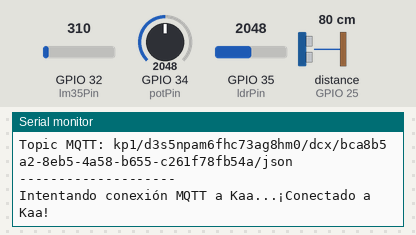
A sketch run on a simulated ESP32. On the bench: the last lines printed to the serial monitor. The inputs (shaded band) are chosen by the test bench; at power-on: distance to the obstacle (sensor on GPIO 25) 80 cm, GPIO 32 (lm35Pin) = 310, GPIO 34 (potPin) = 2048, GPIO 35 (ldrPin) = 2048. The echo pulse lasts 58.3 µs per cm; WiFi joins after 1.5 s; servers stay silent unless stated; no MQTT or app messages arrive unless stated.

Above: at 2.7 s.
2.8 s: distance to the obstacle (sensor on GPIO 25) set to 2 cm
At 6.3 s:
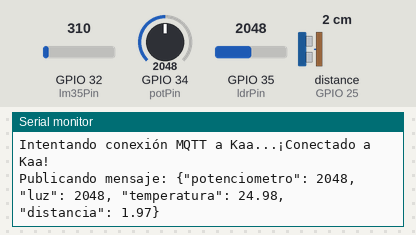
11.5 s: GPIO 32 (lm35Pin) set to 372
At 16.4 s:
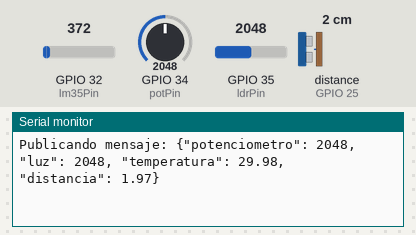
18.4 s: GPIO 34 (potPin) set to 2866
At 21.4 s:
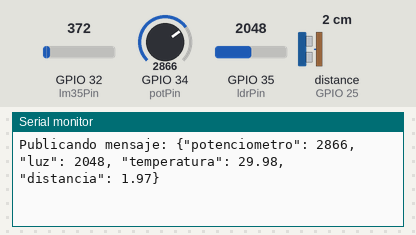
25.3 s: GPIO 35 (ldrPin) set to 2866
At 31.5 s:
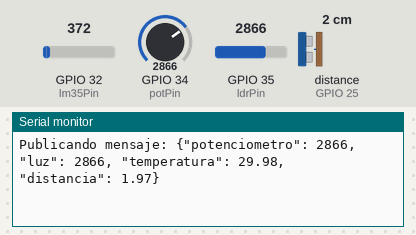
32.2 s: distance to the obstacle (sensor on GPIO 25) set to 4 cm
At 35.4 s:
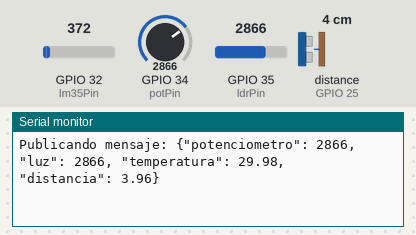
39.1 s: GPIO 32 (lm35Pin) set to 434
At 40.4 s:
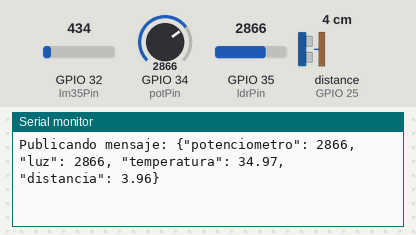
Timing chart, 0 to 42.1 s (numbered marks = the images above; inputs shaded):
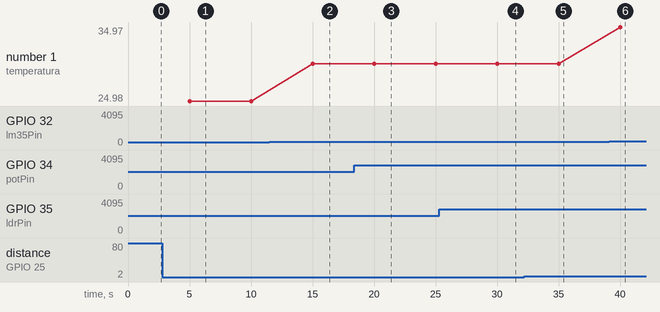

The sketch:

KAA.ino
```cpp
#include <WiFi.h>
#include <WiFiClientSecure.h> // MUY IMPORTANTE
#include <PubSubClient.h>

// --- MODIFICA ESTO CON TUS DATOS ---
const char* ssid = "SSID";
const char* password = "PASS";

// El nombre corto de tu aplicación (según tu foto: "esp_32")
const char* app_version = "d3s5npam6fhc73ag8hm0";

// El Token LARGO que te dio Kaa al crear el "Device"
const char* endpoint_token = "bca8b5a2-8eb5-4a58-b655-c261f78fb54a";
// -------------------------------------

// --- Datos de Kaa ---
const char* mqtt_server = "mqtt.kaaiot.com";
const int mqtt_port = 8883; // Puerto SSL

// --- Pines de Sensores ---
const int potPin = 34;
const int ldrPin = 35;
const int lm35Pin = 32;
const int trigPin = 26;
const int echoPin = 25;

// --- Variables Globales ---
char mqtt_topic[200];
WiFiClientSecure espClient;
PubSubClient client(espClient);
unsigned long lastMsg = 0;

void setup() {
  Serial.begin(115200);
  pinMode(trigPin, OUTPUT);
  pinMode(echoPin, INPUT);

  setup_wifi();

  // Construir el "topic" MQTT específico de Kaa
  snprintf(mqtt_topic, 200, "kp1/%s/dcx/%s/json", app_version, endpoint_token);

  Serial.println("--------------------");
  Serial.print("Topic MQTT: ");
  Serial.println(mqtt_topic);
  Serial.println("--------------------");

  client.setServer(mqtt_server, mqtt_port);

  // Necesario para SSL en el ESP32
  espClient.setInsecure();
}

void setup_wifi() {
  delay(10);
  Serial.print("Conectando a ");
  Serial.println(ssid);
  WiFi.begin(ssid, password);
  while (WiFi.status() != WL_CONNECTED) {
    delay(500);
    Serial.print(".");
  }
  Serial.println("\nWiFi conectado");
}

void reconnect() {
  while (!client.connected()) {
    Serial.print("Intentando conexión MQTT a Kaa...");

    // Conectar a Kaa:
    // ID de cliente (puede ser cualquiera)
    // Usuario: TU ENDPOINT_TOKEN
    // Contraseña: VACÍA ("")
    if (client.connect("ESP32_Cliente", endpoint_token, "")) {
      Serial.println("¡Conectado a Kaa!");
    } else {
      Serial.print("falló, rc=");
      Serial.print(client.state());
      Serial.println(" intentando de nuevo en 5 segundos");
      delay(5000);
    }
  }
}

// Función para leer el sensor ultrasónico
float leerDistancia() {
  digitalWrite(trigPin, LOW);
  delayMicroseconds(2);
  digitalWrite(trigPin, HIGH);
  delayMicroseconds(10);
  digitalWrite(trigPin, LOW);
  long duration = pulseIn(echoPin, HIGH);
  float distance = duration * 0.034 / 2;
  return distance;
}

// Función para leer el LM35
float leerTemperatura() {
  int adcVal = analogRead(lm35Pin);
  float voltaje = adcVal * (3.3 / 4095.0); // ADC de 12 bits (4095)
  float temperatura = voltaje * 100.0;
  return temperatura;
}

void loop() {
  if (!client.connected()) {
    reconnect();
  }
  client.loop(); // Mantener viva la conexión MQTT

  unsigned long now = millis();
  // Enviar datos cada 5 segundos (5000 ms)
  if (now - lastMsg > 5000) {
    lastMsg = now;

    // --- Lectura de sensores ---
    int valorPot = analogRead(potPin);
    int valorLDR = analogRead(ldrPin);
    float valorTemp = leerTemperatura();
    float valorDist = leerDistancia();

    // --- Crear el mensaje JSON ---
    // Los nombres ("potenciometro", "luz", etc.) son los que
    // Kaa aprenderá automáticamente gracias a "Autoextract"
    char jsonPayload[200];
    snprintf(jsonPayload, 200,
      "{\"potenciometro\": %d, \"luz\": %d, \"temperatura\": %.2f, \"distancia\": %.2f}",
      valorPot,
      valorLDR,
      valorTemp,
      valorDist
    );

    // --- Publicar el mensaje ---
    Serial.print("Publicando mensaje: ");
    Serial.println(jsonPayload);

    client.publish(mqtt_topic, jsonPayload);
  }
}
```

Measured:
- after the input at 2.8 s, the serial monitor: prints a new line after 2.2 s (image 1)
- after the input at 11.5 s, the serial monitor: prints a new line after 3.5 s (image 2)
- after the input at 18.4 s, the serial monitor: prints a new line after 1.6 s (image 3)
- after the input at 25.3 s, the serial monitor: prints a new line after 4.7 s (image 4)
- after the input at 32.2 s, the serial monitor: prints a new line after 2.8 s (image 5)
- after the input at 39.1 s, the serial monitor: prints a new line after 0.91 s (image 6)
- plotted number 1: 24.98 → 29.98 after the input at 11.5 s, 29.98 → 34.97 after the input at 39.1 s
